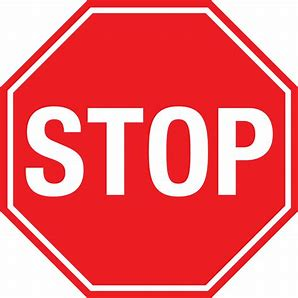
#> input picture Stop1.jpg, 298 x 298 px
$ jupyter execute ece420testproto1.ipynb
#> lines starting #> are read from the running program, lines starting #| are printed output that depends on the picture
[cell 1]
import numpy as np
from scipy.ndimage import gaussian_filter, gaussian_gradient_magnitude
from scipy.spatial.distance import euclidean
import matplotlib.pyplot as plt

[cell 2]
def generate_scale_space(image, num_octaves=4, num_scales=5, sigma=1.6):
    octaves = []
    for octave in range(num_octaves):
        scales = []
        k = 2 ** (1 / num_scales)
        for scale in range(num_scales):
            sigma_scale = sigma * (k ** scale)
            blurred_image = gaussian_filter(image, sigma=sigma_scale)
            scales.append(blurred_image)
        octaves.append(scales)
        image = scales[-3][::2, ::2]
    return octaves

def difference_of_gaussians(octaves):
    dog_octaves = []
    for octave in octaves:
        dog_octave = []
        for i in range(len(octave) - 1):
            dog_octave.append(octave[i + 1] - octave[i])
        dog_octaves.append(dog_octave)
    return dog_octaves

[cell 3]
def find_keypoints(dog_octaves, contrast_threshold=0.04):
    keypoints = []
    for o, octave in enumerate(dog_octaves):
        for s in range(1, len(octave) - 1):
            current = octave[s]
            prev = octave[s - 1]
            next_ = octave[s + 1]
            for i in range(1, current.shape[0] - 1):
                for j in range(1, current.shape[1] - 1):
                    pixel_val = current[i, j]
                    if abs(pixel_val) > contrast_threshold:
                        is_extremum = np.all(pixel_val >= prev[i-1:i+2, j-1:j+2]) and \
                                      np.all(pixel_val >= current[i-1:i+2, j-1:j+2]) and \
                                      np.all(pixel_val >= next_[i-1:i+2, j-1:j+2])
                        if is_extremum:
                            keypoints.append((o, s, i, j))  # (octave, scale, row, col)
    return keypoints

[cell 4]
'''def compute_orientation(image, keypoint, radius=8):
    x, y = keypoint[2], keypoint[3]
    gradient_magnitudes = []
    gradient_orientations = []

    for i in range(-radius, radius+1):
        for j in range(-radius, radius+1):
            if x+i > 0 and x+i < image.shape[0] and y+j > 0 and y+j < image.shape[1]:
                dx = image[x+i, y+j+1] - image[x+i, y+j-1]
                dy = image[x+i+1, y+j] - image[x+i-1, y+j]
                magnitude = np.sqrt(dx**2 + dy**2)
                orientation = np.degrees(np.arctan2(dy, dx)) % 360
                gradient_magnitudes.append(magnitude)
                gradient_orientations.append(orientation)

    # Histogram of orientations
    orientation_histogram = np.zeros(36)
    for magnitude, orientation in zip(gradient_magnitudes, gradient_orientations):
        bin_index = int(orientation // 10)  # Each bin is 10 degrees
        orientation_histogram[bin_index] += magnitude

    dominant_orientation = np.argmax(orientation_histogram) * 10
    return dominant_orientation
'''
def compute_orientation(image, keypoint, radius=8, plot_histogram=True):
    x, y = keypoint[2], keypoint[3]
    gradient_magnitudes = []
    gradient_orientations = []

    # Compute gradient magnitudes and orientations around the keypoint
    for i in range(-radius, radius + 1):
        for j in range(-radius, radius + 1):
            if (0 < x + i < image.shape[0] - 1) and (0 < y + j < image.shape[1] - 1):
                dx = image[x + i, y + j + 1] - image[x + i, y + j - 1]
                dy = image[x + i + 1, y + j] - image[x + i - 1, y + j]
                magnitude = np.sqrt(dx**2 + dy**2)
                orientation = np.degrees(np.arctan2(dy, dx)) % 360
                gradient_magnitudes.append(magnitude)
                gradient_orientations.append(orientation)

    # Create orientation histogram
    orientation_histogram = np.zeros(36)
    for magnitude, orientation in zip(gradient_magnitudes, gradient_orientations):
        bin_index = int(orientation // 10)  # Each bin is 10 degrees
        orientation_histogram[bin_index] += magnitude

    # Find the dominant orientation
    dominant_orientation = np.argmax(orientation_histogram) * 10

    # Plot the orientation histogram if requested
    '''if plot_histogram:
        plt.figure(figsize=(8, 4))
        bin_edges = np.arange(0, 360, 10)
        plt.bar(bin_edges, orientation_histogram, width=10, color='blue', edgecolor='black', align='edge')
        plt.title("Orientation Histogram")
        plt.xlabel("Orientation (degrees)")
        plt.ylabel("Magnitude Sum")
        plt.xticks(bin_edges)
        plt.show()'''

    return dominant_orientation

[cell 5]
''' def generate_descriptor(image, keypoint, orientation, grid_size=4, bin_size=8):
    x, y = keypoint[2], keypoint[3]
    descriptor = np.zeros((grid_size, grid_size, bin_size))
    angle_offset = orientation

    for i in range(-grid_size//2, grid_size//2):
        for j in range(-grid_size//2, grid_size//2):
            if x+i > 0 and x+i < image.shape[0] and y+j > 0 and y+j < image.shape[1]:
                dx = image[x+i, y+j+1] - image[x+i, y+j-1]
                dy = image[x+i+1, y+j] - image[x+i-1, y+j]
                magnitude = np.sqrt(dx**2 + dy**2)
                orientation = (np.degrees(np.arctan2(dy, dx)) - angle_offset) % 360
                bin_index = int(orientation // (360 / bin_size))
                descriptor[i + grid_size//2, j + grid_size//2, bin_index] += magnitude

    # Normalize the descriptor
    descriptor = descriptor.flatten()
    descriptor = descriptor / np.linalg.norm(descriptor)
    return descriptor
'''
def generate_descriptor(image, keypoint, orientation, grid_size=4, bin_size=8):
    x, y = keypoint[2], keypoint[3]
    descriptor = np.zeros((grid_size, grid_size, bin_size))
    angle_offset = orientation

    for i in range(-grid_size // 2, grid_size // 2):
        for j in range(-grid_size // 2, grid_size // 2):
            if (0 < x + i < image.shape[0] - 1) and (0 < y + j < image.shape[1] - 1):
                dx = image[x + i, y + j + 1] - image[x + i, y + j - 1]
                dy = image[x + i + 1, y + j] - image[x + i - 1, y + j]
                magnitude = np.sqrt(dx**2 + dy**2)
                orientation = (np.degrees(np.arctan2(dy, dx)) - angle_offset) % 360
                bin_index = int(orientation // (360 / bin_size))
                descriptor[i + grid_size // 2, j + grid_size // 2, bin_index] += magnitude

    # Flatten and normalize the descriptor
    descriptor = descriptor.flatten()
    norm = np.linalg.norm(descriptor)
    if norm != 0:
        descriptor = descriptor / norm
    return descriptor

[cell 6]
def match_keypoints(descriptors1, descriptors2, threshold=0.75):
    matches = []
    for i, desc1 in enumerate(descriptors1):
        distances = [euclidean(desc1, desc2) for desc2 in descriptors2]
        sorted_indices = np.argsort(distances)

        # Apply Lowe's ratio test
        if distances[sorted_indices[0]] < threshold * distances[sorted_indices[1]]:
            matches.append((i, sorted_indices[0]))
    return matches

[cell 7]
from google.colab import files
from PIL import Image
import numpy as np

# Upload images
uploaded_images1 = files.upload()
#> the answer given: Stop1.jpg
uploaded_images2 = files.upload()
#> the answer given: stop2.jpg

# Get file paths from the uploaded images
image_path1 = next(iter(uploaded_images1))
image_path2 = next(iter(uploaded_images2))

# Load the images as grayscale
image1 = Image.open(image_path1).convert('L')
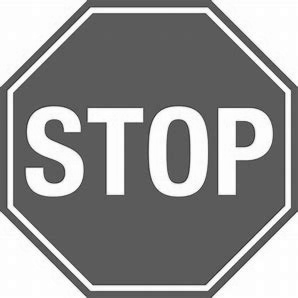
#> image1: PIL image 298x298 L; min 40, max 255, mean 146.8
image2 = Image.open(image_path2).convert('L')
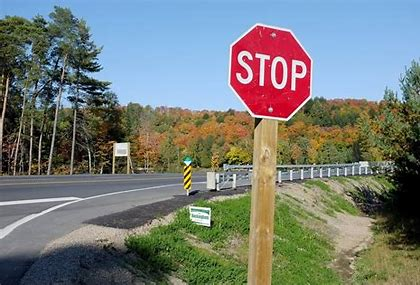
#> input picture stop2.jpg, 420 x 285 px
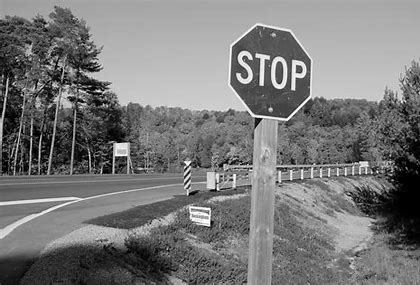
#> image2: PIL image 420x285 L; min 0, max 255, mean 121.1

# Convert images to numpy arrays
# Convert images to float32 type for gradient calculations
image1_np = np.array(image1, dtype=np.float32)
image2_np = np.array(image2, dtype=np.float32)

[cell 8]
# Generate scale space, DoG, find keypoints, and compute descriptors
octaves1 = generate_scale_space(image1_np)
#> octaves1 = 4 items
dog_octaves1 = difference_of_gaussians(octaves1)
#> the loop in difference_of_gaussians, `for octave in octaves:` made 4 passes
#> dog_octaves1 = 4 items
keypoints1 = find_keypoints(dog_octaves1)
#> the loop in find_keypoints, `for o, octave in enumerate(dog_octaves):` made 4 passes
#> after the loop in find_keypoints, `for o, octave in enumerate(dog_octaves):`: keypoints = 352 items, first 6: (0, 1, 5, 96), (0, 1, 5, 112), (0, 1, 5, 113), (0, 1, 5, 114), (0, 1, 5, 115), (0, 1, 5, 116)
#> keypoints1 has the same summary as keypoints in find_keypoints
descriptors1 = [generate_descriptor(image1_np, kp, compute_orientation(image1_np, kp)) for kp in keypoints1]
#> after the loop in compute_orientation, `for i in range(-radius, radius + 1):`: gradient_magnitudes = 221 values, max 256.8 at index 136, min 0 at index 25, mean 50.86; gradient_orientations = 221 values, max 346 at index 141, min 0 at index 25, mean 159.9
#> the loop in compute_orientation, `for magnitude, orientation in zip(gradient_magnitudes, gradient_orient..` made 221 passes
#> (magnitude, orientation, bin_index) on passes 1 to 3: (3.16, 108.4, 10), (2, 180, 18), (10.63, 318.8, 31)
#> after the loop in compute_orientation, `for magnitude, orientation in zip(gradient_magnitudes, gradient_orient..`: orientation_histogram = 36 values, max 3456.8 at index 9, min 0 at index 11, mean 312.2
#> in compute_orientation, `dominant_orientation = np.argmax(orientation_histogram) * 10`: dominant_orientation = 90
#> in generate_descriptor, `x, y = keypoint[2], keypoint[3]`: x = 5; y = 96
#> in generate_descriptor, `angle_offset = orientation`: angle_offset = 90
#> in generate_descriptor, `descriptor = descriptor.flatten()`: descriptor = 128 values, max 82.15 at index 111, min 0 at index 0, mean 3.43
#> in generate_descriptor, `norm = np.linalg.norm(descriptor)`: norm = 159
#> in generate_descriptor, `descriptor = descriptor / norm`: descriptor = 128 values, max 0.517 at index 111, min 0 at index 0, mean 0.0216
#> the loop in compute_orientation (call 2), `for magnitude, orientation in zip(gradient_magnitudes, gradient_orient..` made 221 passes
#> (magnitude, orientation, bin_index) on passes 1 to 3: (3, 270, 27), (3, 270, 27), (3, 270, 27)

octaves2 = generate_scale_space(image2_np)
dog_octaves2 = difference_of_gaussians(octaves2)
#> the loop in difference_of_gaussians (call 2), `for octave in octaves:` made 4 passes
keypoints2 = find_keypoints(dog_octaves2)
#> the loop in find_keypoints (call 2), `for o, octave in enumerate(dog_octaves):` made 4 passes
descriptors2 = [generate_descriptor(image2_np, kp, compute_orientation(image2_np, kp)) for kp in keypoints2]

# Match descriptors
matches = match_keypoints(descriptors1, descriptors2)
print(f"Number of matches between images: {len(matches)}")
#| Number of matches between images: 6

[cell 9]
import matplotlib.pyplot as plt

# Display keypoints for each image
plt.figure(figsize=(12, 6))

plt.subplot(1, 2, 1)
plt.imshow(image1_np, cmap='gray')
plt.scatter([kp[3] for kp in keypoints1], [kp[2] for kp in keypoints1], c='r', s=10)
plt.title("Image 1 Keypoints")

plt.subplot(1, 2, 2)
plt.imshow(image2_np, cmap='gray')
plt.scatter([kp[3] for kp in keypoints2], [kp[2] for kp in keypoints2], c='r', s=10)
plt.title("Image 2 Keypoints")

plt.show()
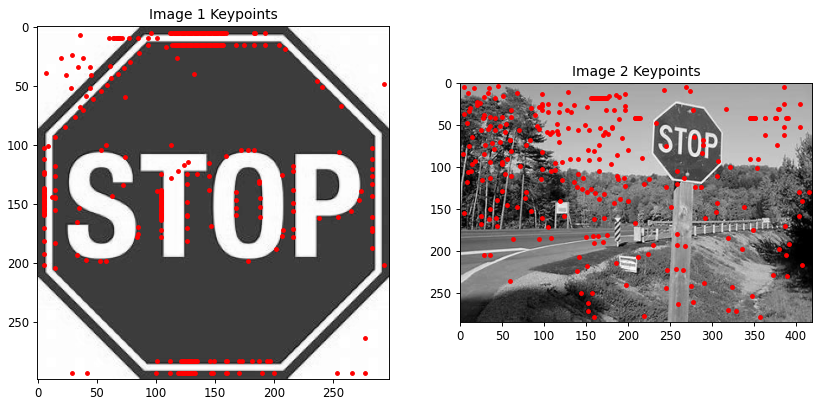
#> figure drawn by matplotlib, 2 panels

[cell 10]
from skimage.transform import resize

# Function to resize and plot matches on concatenated images
def plot_matches(image1, keypoints1, image2, keypoints2, matches):
    # Resize images to the same height
    if image1.shape[0] != image2.shape[0]:
        target_height = min(image1.shape[0], image2.shape[0])
        image1 = resize(image1, (target_height, image1.shape[1]), anti_aliasing=True)
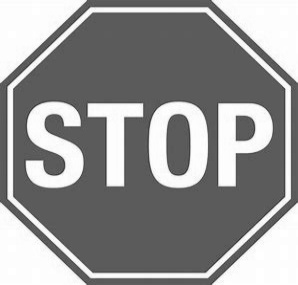
#> image1: shape (285, 298) float32; min 48.56, max 255, mean 146.8
        image2 = resize(image2, (target_height, image2.shape[1]), anti_aliasing=True)

    # Concatenate images horizontally
    combined_image = np.concatenate((image1, image2), axis=1)
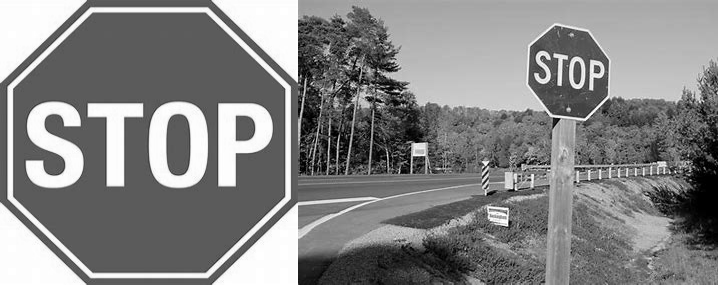
#> combined_image: shape (285, 718) float32; min 0, max 255, mean 131.8

    # Plot the concatenated image
    plt.figure(figsize=(15, 8))
    plt.imshow(combined_image, cmap='gray')
    plt.axis('off')

    # Extract matched keypoints' positions and draw connections
    for match in matches:
        idx1, idx2 = match
        kp1 = keypoints1[idx1]
        kp2 = keypoints2[idx2]

        # Get coordinates of the keypoints in both images
        x1, y1 = kp1[3], kp1[2]
        x2, y2 = kp2[3] + image1.shape[1], kp2[2]  # Shift x-coord by width of image1 for image2 keypoints

        # Plot keypoints
        plt.scatter([x1, x2], [y1, y2], c='r', s=10)

        # Draw line connecting the keypoints
        plt.plot([x1, x2], [y1, y2], 'b-', alpha=0.5)
#> this loop made 6 passes
#> match on passes 1 to 6: (129, 114), (207, 140), (231, 72), (305, 96), (320, 112), (330, 112)

    plt.show()
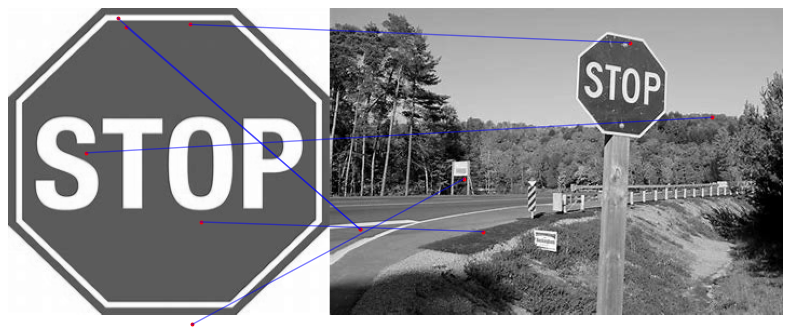
#> figure drawn by matplotlib, 1 panel

# Call the function with your data
plot_matches(image1_np, keypoints1, image2_np, keypoints2, matches)
